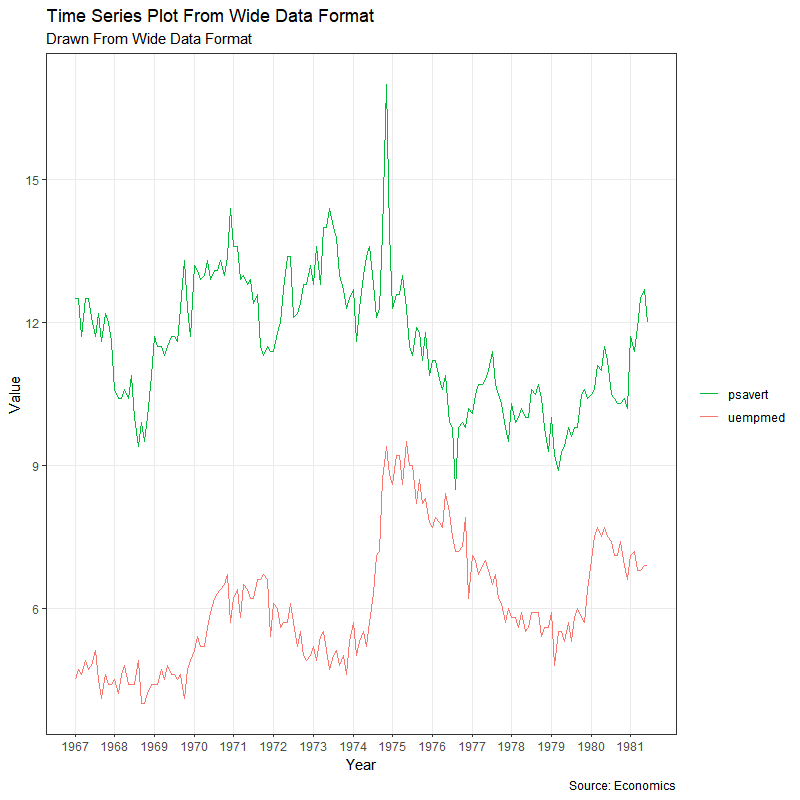

Reproduce this figure in R.
### TIME SERIES PLOT FROM WIDE DATA FORMAT: DATA IN MULTIPLE COLUMNS OF DATAFRAME ###

# Import ggplot2 package
library(ggplot2)          

# Import lubridate package
library(lubridate)                                   

# Pre-set the black and white theme
theme_set(theme_bw())                                

df <- [,c("", "", "")]                                   # create a data frame filtered by columns
df <- df[lubridate::year(df$) %in% c(:), ]               # filter data frame for a specific time period

brks <- df$date[seq(1, length(df$), 12)]                 # specify the plot breaks (see example below)
lbls <- lubridate::year(brks)                            # specify the plot labels (see example below)

ggplot(data = df,                                        # do not modify this line of code 
       aes(x = )) +                                      # set the x variable (must be in Date format)
  geom_line(aes(y = , col = "")) +                       # set the y variable (must be numerical) and its color
  geom_line(aes(y = , col = "")) +                       # set the y variable (must be numerical) and its color
  labs(title = "",                                       # type in the plot title
       subtitle = "",                                    # type in the plot subtitle
       caption = "",                                     # type in additional captions
       x = "",                                           # type in the x-axis label
       y = "") +                                         # type in the y-axis label
  scale_x_date(labels = lbls,                            # set labels = lbls
               breaks = brks) +                          # set breaks = brks
  scale_color_manual(name = "",                          # do not modify this line of code
                     values = c("" = "#", "" = "#")) +   # type in the labels names and colors
  theme(panel.grid.minor = element_blank())              # do not modify this line of code

# EXAMPLE

library(ggplot2)
library(lubridate)
theme_set(theme_bw())

df <- economics[,c("date", "psavert", "uempmed")]
df <- df[lubridate::year(df$date) %in% c(1967:1981), ]

brks <- df$date[seq(1, length(df$date), 12)]
lbls <- lubridate::year(brks)

ggplot(data = df,
       aes(x = date)) +
  geom_line(aes(y = psavert, col = "psavert")) +
  geom_line(aes(y = uempmed, col = "uempmed")) +
  labs(title = "Time Series Plot From Wide Data Format",
       subtitle = "Drawn From Wide Data Format",
       caption = "Source: Economics",
       x = "Year",
       y = "Value") +
  scale_x_date(labels = lbls,
               breaks = brks) +
  scale_color_manual(name = "",
                     values = c("psavert" = "#00ba38", "uempmed" = "#f8766d")) +
  theme(panel.grid.minor = element_blank())
